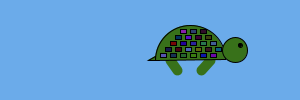
Frame 1 (no input)
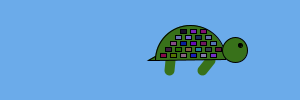
Frame 60 (the mouse pressed at the canvas centre just before this capture)
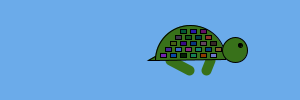
Frame 120 (the mouse held since frame 60 and released just before this capture)

The Processing sketch that drew these frames (run headless with seeded random() and noise(); from frame 60 on, the mouse is pressed at the canvas centre):

// Processing sketch: Lucadema_character_2014_9_12
// ── Lucadema_character_2014_9_12.pde
void setup(){
  size(300,100);
  
}
void draw(){
  frameRate(15);
  background(107,171,234);
//legs
stroke(56,113,26);
strokeWeight(10);
line(170,60,random(155,190),70);
line(210,60,random(190,235),70);

//body
stroke(0);
strokeWeight(1);
fill(56,113,26);
arc(190,60,70,70,PI,TWO_PI,CHORD);
 //spots
    fill(random(143),random(134),random(203));
    rect(180,29,6,4);
     fill(random(143),random(134),random(203));
    rect(190,29,6,4);
     fill(random(143),random(134),random(203));
    rect(200,29,6,4);
     fill(random(143),random(134),random(203));
    rect(175,35,6,4);
     fill(random(143),random(134),random(203));
    rect(185,35,6,4);
     fill(random(143),random(134),random(203));
    rect(195,35,6,4);
     fill(random(143),random(134),random(203));
    rect(205,35,6,4);
     fill(random(143),random(134),random(203));
    rect(170,41,6,4);
     fill(random(143),random(134),random(203));
    rect(180,41,6,4);
     fill(random(143),random(134),random(203));
    rect(190,41,6,4);
     fill(random(143),random(134),random(203));
    rect(200,41,6,4);
     fill(random(143),random(134),random(203));
    rect(210,41,6,4);
     fill(random(143),random(134),random(203));
    rect(165,47,6,4);
     fill(random(143),random(134),random(203));
    rect(175,47,6,4);
     fill(random(143),random(134),random(203));
    rect(185,47,6,4);
     fill(random(143),random(134),random(203));
    rect(195,47,6,4);
     fill(random(143),random(134),random(203));
    rect(205,47,6,4);
     fill(random(143),random(134),random(203));
    rect(215,47,6,4);
     fill(random(143),random(134),random(203));
    rect(160,53,6,4);
     fill(random(143),random(134),random(203));
    rect(170,53,6,4);
     fill(random(143),random(134),random(203));
    rect(180,53,6,4);   
     fill(random(143),random(134),random(203));
    rect(190,53,6,4);
     fill(random(143),random(134),random(203));
    rect(200,53,6,4);
     fill(random(143),random(134),random(203));
    rect(210,53,6,4);
     fill(random(143),random(134),random(203));
    //tail
    fill(56,113,26);
    triangle(155,60,148,60,155,56);
//head
fill(56,113,26);
ellipse(235,50,25,25);
   //eye
    fill(0);
    ellipse(240,45,4,4);
}
